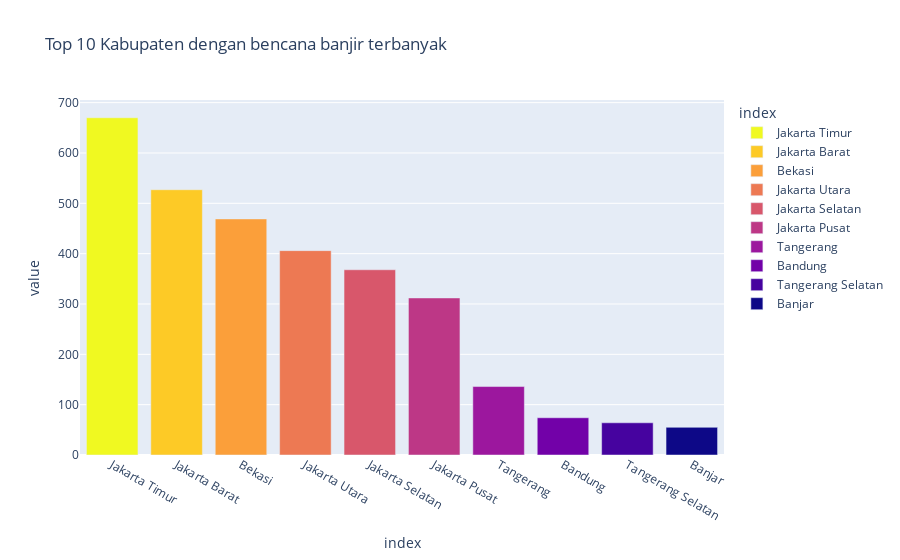

This figure's notebook cell:
### Code cell
df_flood_by_top10kabupaten = df_clean_flood["Kabupaten"].value_counts()[:10]
fig = px.bar(df_flood_by_top10kabupaten,color=df_flood_by_top10kabupaten.index,
             title="Top 10 Kabupaten dengan bencana banjir terbanyak", color_discrete_sequence= px.colors.sequential.Plasma_r)
fig.show()

### Figure 1 — Plotly figure (JSON) as saved in the notebook; plotly's stock layout.template omitted (floating-point values rounded to 4 significant figures)
{"data": [{"alignmentgroup": "True", "hovertemplate": "index=%{x}<br>value=%{y}<extra></extra>", "legendgroup": "Jakarta Timur", "marker": {"color": "#f0f921", "pattern": {"shape": ""}}, "name": "Jakarta Timur", "offsetgroup": "Jakarta Timur", "orientation": "v", "showlegend": true, "textposition": "auto", "type": "bar", "x": ["Jakarta Timur"], "xaxis": "x", "y": [670], "yaxis": "y"}, {"alignmentgroup": "True", "hovertemplate": "index=%{x}<br>value=%{y}<extra></extra>", "legendgroup": "Jakarta Barat", "marker": {"color": "#fdca26", "pattern": {"shape": ""}}, "name": "Jakarta Barat", "offsetgroup": "Jakarta Barat", "orientation": "v", "showlegend": true, "textposition": "auto", "type": "bar", "x": ["Jakarta Barat"], "xaxis": "x", "y": [527], "yaxis": "y"}, {"alignmentgroup": "True", "hovertemplate": "index=%{x}<br>value=%{y}<extra></extra>", "legendgroup": "Bekasi", "marker": {"color": "#fb9f3a", "pattern": {"shape": ""}}, "name": "Bekasi", "offsetgroup": "Bekasi", "orientation": "v", "showlegend": true, "textposition": "auto", "type": "bar", "x": ["Bekasi"], "xaxis": "x", "y": [469], "yaxis": "y"}, {"alignmentgroup": "True", "hovertemplate": "index=%{x}<br>value=%{y}<extra></extra>", "legendgroup": "Jakarta Utara", "marker": {"color": "#ed7953", "pattern": {"shape": ""}}, "name": "Jakarta Utara", "offsetgroup": "Jakarta Utara", "orientation": "v", "showlegend": true, "textposition": "auto", "type": "bar", "x": ["Jakarta Utara"], "xaxis": "x", "y": [406], "yaxis": "y"}, {"alignmentgroup": "True", "hovertemplate": "index=%{x}<br>value=%{y}<extra></extra>", "legendgroup": "Jakarta Selatan", "marker": {"color": "#d8576b", "pattern": {"shape": ""}}, "name": "Jakarta Selatan", "offsetgroup": "Jakarta Selatan", "orientation": "v", "showlegend": true, "textposition": "auto", "type": "bar", "x": ["Jakarta Selatan"], "xaxis": "x", "y": [368], "yaxis": "y"}, {"alignmentgroup": "True", "hovertemplate": "index=%{x}<br>value=%{y}<extra></extra>", "legendgroup": "Jakarta Pusat", "marker": {"color": "#bd3786", "pattern": {"shape": ""}}, "name": "Jakarta Pusat", "offsetgroup": "Jakarta Pusat", "orientation": "v", "showlegend": true, "textposition": "auto", "type": "bar", "x": ["Jakarta Pusat"], "xaxis": "x", "y": [312], "yaxis": "y"}, {"alignmentgroup": "True", "hovertemplate": "index=%{x}<br>value=%{y}<extra></extra>", "legendgroup": "Tangerang", "marker": {"color": "#9c179e", "pattern": {"shape": ""}}, "name": "Tangerang", "offsetgroup": "Tangerang", "orientation": "v", "showlegend": true, "textposition": "auto", "type": "bar", "x": ["Tangerang"], "xaxis": "x", "y": [136], "yaxis": "y"}, {"alignmentgroup": "True", "hovertemplate": "index=%{x}<br>value=%{y}<extra></extra>", "legendgroup": "Bandung", "marker": {"color": "#7201a8", "pattern": {"shape": ""}}, "name": "Bandung", "offsetgroup": "Bandung", "orientation": "v", "showlegend": true, "textposition": "auto", "type": "bar", "x": ["Bandung"], "xaxis": "x", "y": [74], "yaxis": "y"}, {"alignmentgroup": "True", "hovertemplate": "index=%{x}<br>value=%{y}<extra></extra>", "legendgroup": "Tangerang Selatan", "marker": {"color": "#46039f", "pattern": {"shape": ""}}, "name": "Tangerang Selatan", "offsetgroup": "Tangerang Selatan", "orientation": "v", "showlegend": true, "textposition": "auto", "type": "bar", "x": ["Tangerang Selatan"], "xaxis": "x", "y": [64], "yaxis": "y"}, {"alignmentgroup": "True", "hovertemplate": "index=%{x}<br>value=%{y}<extra></extra>", "legendgroup": "Banjar", "marker": {"color": "#0d0887", "pattern": {"shape": ""}}, "name": "Banjar", "offsetgroup": "Banjar", "orientation": "v", "showlegend": true, "textposition": "auto", "type": "bar", "x": ["Banjar"], "xaxis": "x", "y": [55], "yaxis": "y"}], "layout": {"barmode": "relative", "legend": {"title": {"text": "index"}, "tracegroupgap": 0}, "title": {"text": "Top 10 Kabupaten dengan bencana banjir terbanyak"}, "xaxis": {"anchor": "y", "categoryarray": ["Jakarta Timur", "Jakarta Barat", "Bekasi", "Jakarta Utara", "Jakarta Selatan", "Jakarta Pusat", "Tangerang", "Bandung", "Tangerang Selatan", "Banjar"], "categoryorder": "array", "domain": [0, 1], "title": {"text": "index"}}, "yaxis": {"anchor": "x", "domain": [0, 1], "title": {"text": "value"}}}}
